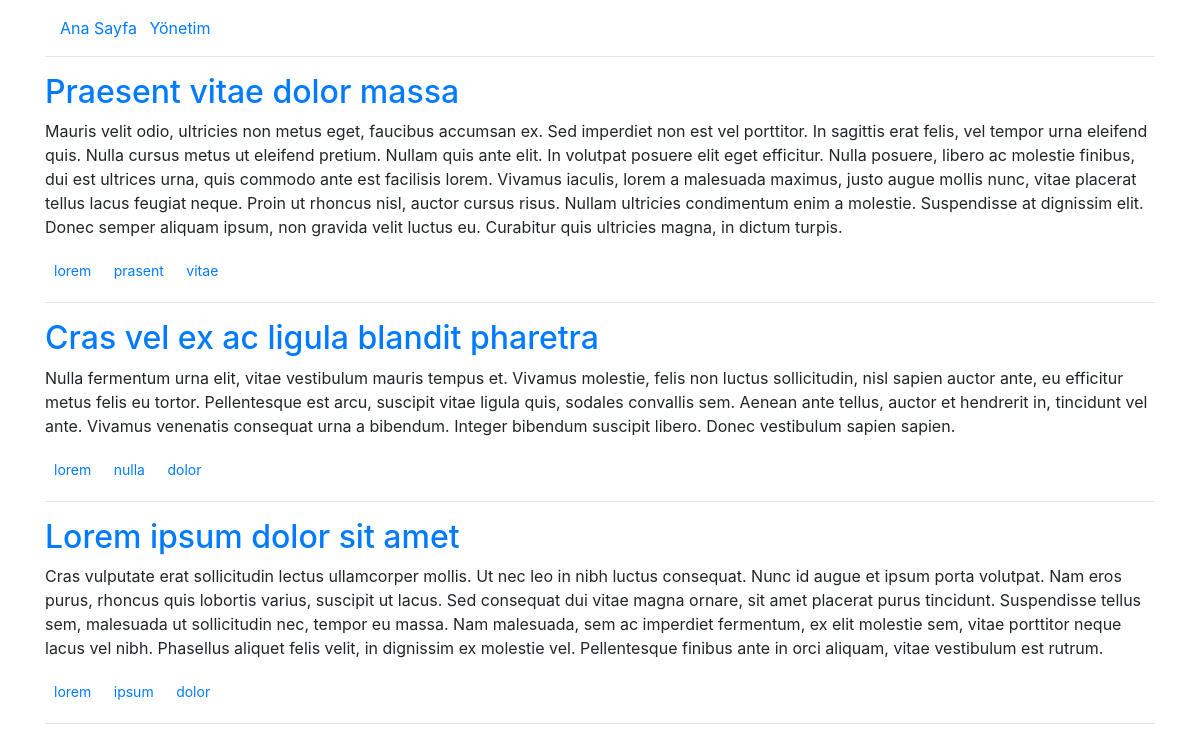
The page / on the database its author committed.
### tables this page shows
CREATE TABLE `post` (
  `id` int(11) NOT NULL,
  `title` varchar(255) NOT NULL,
  `body` text NOT NULL,
  `tags` varchar(255) NOT NULL,
  `created` datetime NOT NULL
);

### app/core/view.php (called while the page is built, shortened)
<?php
class view
{
    public static function render($view, array $params = [])
    {
        if (file_exists($file = VDIR."/{$view}.php")) {
            extract($params);
            require $file;
        } else {
            exit("Görünüm dosyası bulunamadı: $view");
        }
    }
}

### app/core/controller.php (called while the page is built, shortened)
<?php
class controller
{
	public function render($file, array $params = [])
	{
		return view::render($file, $params);
	}
	public function model($model)
	{
		if (file_exists($file = MDIR."/{$model}.php")) {
			if (class_exists($model)) {
				return new $model;
			} else {
				exit("Model dosyasında sınıf tanımlı değil: $model");
			}
		} else {
			exit("Model dosyası bulunamadı: {$model}.php");
		}
	}
}

### app/controllers/defaultController.php (called while the page is built, shortened)
<?php
class defaultController extends controller
{
	public function indexAction()
	{
		$data['title'] = 'Ana Sayfa';
		$postModel = $this->model('post');
		$data['posts'] = $postModel->getAll();
		return $this->render('index', $data);
	}
}

### app/core/app.php (called while the page is built, shortened)
<?php
class app
{
	public $controller, $action, $params;
	public function __construct()
	{
		$url = isset($_GET['url']) && !empty($_GET['url']) ?
			trim($_GET['url'], '/') : 'default/index';
		$url = explode('/', $url);
		$this->controller = isset($url[0]) ? $url[0].'Controller' : 'defaultController';
		$this->action = isset($url[1]) ? $url[1].'Action' : 'indexAction';
		array_shift($url);
		array_shift($url);
		$this->params = $url;
	}
	public function run()
	{
		if (file_exists($file = CDIR."/{$this->controller}.php")) {
			if (class_exists($this->controller)) {
				$controller = new $this->controller;
				if (method_exists($controller, $this->action)) {
					call_user_func_array([$controller, $this->action], $this->params);
				} else {
					exit("Metod mevcut değil: {$this->action}");
				}
			} else {
				exit("Sınıf mevcut değil: $this->controller");
			}
		} else {
			exit("Controller dosyası mevcut değil: {$this->controller}.php");
		}
	}
}

### index.php (called while the page is built, shortened)
<?php
require CORE_DIR.'/app.php';
require CORE_DIR.'/model.php';
require CORE_DIR.'/view.php';
require CORE_DIR.'/controller.php';
$app = new app;
$app->run();

### app/core/model.php (called while the page is built, shortened)
<?php
class model
{
	public $db;
	public function __construct()
	{
		$this->db = new PDO(DB_DSN, DB_USR, DB_PWD);
	}
	public function fetchAll($query, array $params = [])
	{
		$sth = $this->db->prepare($query);
		$sth->execute($params);
		return $sth->fetchAll();
	}
}

### app/models/post.php (called while the page is built, shortened)
<?php
class post extends model
{
	public function getAll()
	{
		return $this->fetchAll('SELECT * FROM post ORDER BY created DESC');
	}
}

### app/views/index.php (the view)
<?php require VDIR.'/header.php' ?>
<?php foreach ($posts as $post): ?>
<article>
	<h2><a href="?url=default/post/<?= $post['id'] ?>"><?= $post['title'] ?></a></h2>
	<p><?= $post['body'] ?></p>
	<p>
		<?php foreach (explode(',', $post['tags']) as $tag): ?>
		<a href="?url=default/tag/<?= $tag ?>" class="btn btn-link btn-sm"><?= $tag ?></a>
		<?php endforeach ?>
	</p>
</article>
<hr>
<?php endforeach ?>
<?php require VDIR.'/footer.php' ?>

### app/views/header.php (shortened to what this page needs)
<!DOCTYPE html>
<html lang="tr">
<head>
	<link rel="stylesheet" href="https://cdnjs.cloudflare.com/ajax/libs/twitter-bootstrap/4.0.0-alpha.5/css/bootstrap.min.css">
</head>
<body>
	<div class="container mt-3">
	<nav class="container">
		<ul class="list-inline">
			<li class="list-inline-item"><a href="?url=default">Ana Sayfa</a></li>
			<li class="list-inline-item"><a href="?url=admin">Yönetim</a></li>
		</ul>
	</nav>
	<hr>

### app/views/footer.php
</div>
</body>
</html>

### rows shown on the page
post: title "Praesent vitae dolor massa", body "Mauris velit odio, ultricies non metus eget, faucibus accumsan ex. Sed imperdiet non est vel porttitor. In sagittis erat felis, vel tempor urna eleifend quis. Nulla cursus metus ut eleifend pretium. Nullam quis ante elit. In volutpat posuere elit eget efficitur. Nulla posuere, libero ac molestie finibus, dui est ultrices urna, quis commodo ante est facilisis lorem. Vivamus iaculis, lorem a malesuada maximus, justo augue mollis nunc, vitae placerat tellus lacus feugiat neque. Proin ut rhoncus nisl, auctor cursus risus. Nullam ultricies condimentum enim a molestie. Suspendisse at dignissim elit. Donec semper aliquam ipsum, non gravida velit luctus eu. Curabitur quis ultricies magna, in dictum…", tags "lorem", tags "prasent", tags "vitae"
post: title "Cras vel ex ac ligula blandit pharetra", body "Nulla fermentum urna elit, vitae vestibulum mauris tempus et. Vivamus molestie, felis non luctus sollicitudin, nisl sapien auctor ante, eu efficitur metus felis eu tortor. Pellentesque est arcu, suscipit vitae ligula quis, sodales convallis sem. Aenean ante tellus, auctor et hendrerit in, tincidunt vel ante. Vivamus venenatis consequat urna a bibendum. Integer bibendum suscipit libero. Donec vestibulum sapien sapien.", tags "lorem", tags "nulla", tags "dolor"
post: title "Lorem ipsum dolor sit amet", body "Cras vulputate erat sollicitudin lectus ullamcorper mollis. Ut nec leo in nibh luctus consequat. Nunc id augue et ipsum porta volutpat. Nam eros purus, rhoncus quis lobortis varius, suscipit ut lacus. Sed consequat dui vitae magna ornare, sit amet placerat purus tincidunt. Suspendisse tellus sem, malesuada ut sollicitudin nec, tempor eu massa. Nam malesuada, sem ac imperdiet fermentum, ex elit molestie sem, vitae porttitor neque lacus vel nibh. Phasellus aliquet felis velit, in dignissim ex molestie vel. Pellentesque finibus ante in orci aliquam, vitae vestibulum est rutrum.", tags "lorem", tags "ipsum", tags "dolor"
